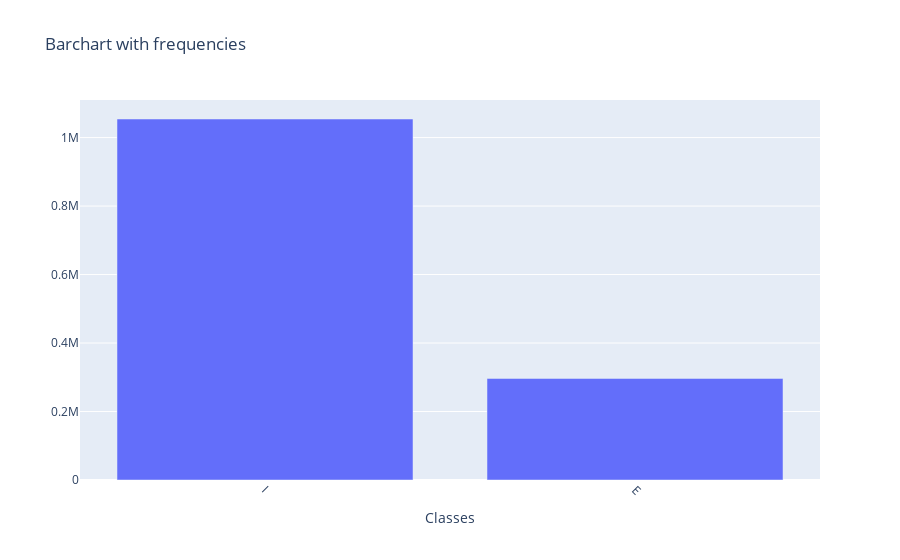

The code cell stored with this chart in its notebook:
### Markdown cell above
We can see that there are a lot of classes and their distribution is highly imbalanced.  
According to [this](https://www.myersbriggs.org/my-mbti-personality-type/mbti-basics/type-tables.htm) table, personality can be classified as introvert and extrovert.  
Also, since we have only two opposing classes (i.e extrovert is-not introvert), the problem can be converted to a binary classification problem.  
So we can simplify the problem by merging all the classes into one binary class (Introvert for example) that takes the value 1 if true and 0 otherwise (Extrovert).

### Code cell
merged_txt = []
merged_class = []

print('Merging labels...')
for i in range(len(data)):
    merged_txt.append(data['text'].iloc[i])
    merged_class.append(data['class'].iloc[i][0])

del data

mbti = {
    'text': merged_txt,
    'class': merged_class
}

data = pd.DataFrame(mbti)
del mbti
del merged_class
del merged_txt

freqs = data['class'].value_counts().tolist()
data_classes = data['class'].value_counts().index.tolist()

plot_data(data_classes, freqs)

### Figure 1 — Plotly figure (JSON) as saved in the notebook; plotly's stock layout.template omitted (floating-point values rounded to 4 significant figures)
{"data": [{"type": "bar", "x": ["I", "E"], "y": [1054260, 296566]}], "layout": {"title": {"text": "Barchart with frequencies"}, "xaxis": {"tickangle": 45, "title": {"text": "Classes"}, "type": "category"}}}
